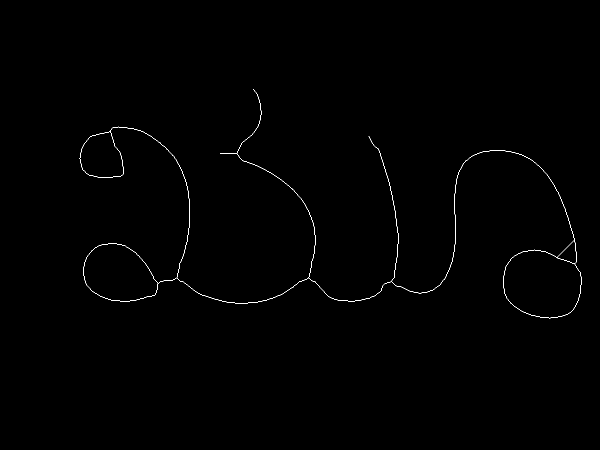
#> input picture preprocessing/images/skeletonised.png, 1200 x 900 px (shown at 1/2 size)
$ python -i augment.py   (imports and definitions only)   (older library calls are emulated)
#> lines starting #> are read from the running program, lines starting #| are printed output that depends on the picture; after the words box and inside, x2 and y2 are one past the last pixel; in counts of white or black regions, pixels touching at a corner belong together
from joblib import Parallel, delayed
from PIL import Image, ImageChops, ImageOps
from scipy import misc
from skimage import io, filters, transform
import cv2
import numpy as np
import os
import PIL
import shutil

"""
	Make a copy to store segmented and augmented images seperately.
	This helps to make displaying steps on web app easier
"""


# [71 lines left out: functions copy, gaussianresize, fixedsize, size208, blur, crop and 2 more, not called in this run]


def remove(image):
#> called with image = 'images/skeletonised.png'
    img = cv2.imread(image, 0)
#> img: shape (900, 1200); 0.32% white in thin lines or dots, all inside (x1, y1, x2, y2) = (159, 178, 1163, 637)
    ret, thresh = cv2.threshold(img, 127, 255, cv2.THRESH_BINARY_INV)
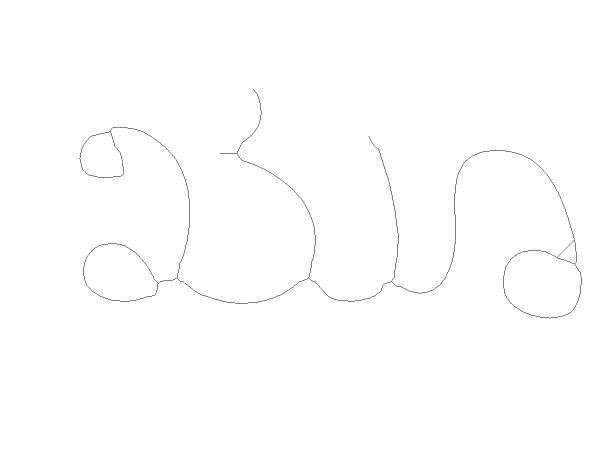
#> thresh: shape (900, 1200) (shown at 1/2 size); 99.7% white; black in thin lines or dots, all inside (x1, y1, x2, y2) = (159, 178, 1163, 637)
    new_img = np.zeros_like(thresh)
    for value in np.unique(thresh)[1:]:
        mask = np.uint8(thresh == value)
        labels, stats = cv2.connectedComponentsWithStats(mask, 4)[1:3]
        largest_label = 1 + np.argmax(stats[1:, cv2.CC_STAT_AREA])
        new_img[labels == largest_label] = value
#> this loop made 1 pass
#> (value, stats, largest_label) on pass 1: (255, [[159, 178, 1004, 459, 3411], [0, 0, 1200, 900, 1076589]], 1)
    ret, thresh2 = cv2.threshold(new_img, 127, 255, cv2.THRESH_BINARY_INV)
    cv2.imwrite(image, thresh2)


# [23 lines left out: function augment, not called in this run]

>>> result = remove('images/skeletonised.png')
